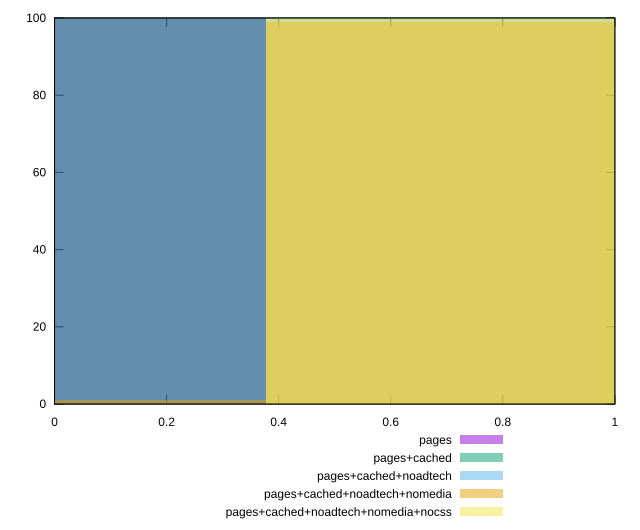

Reproduce this figure in gnuplot.
reset

$pages <<EOF
0 100
EOF

$pagesCached <<EOF
0 100
EOF

$pagesCachedNoadtech <<EOF
0.7564815364822933 100
EOF

$pagesCachedNoadtechNomedia <<EOF
0.7564815364822933 99
0 1
EOF

$pagesCachedNoadtechNomediaNocss <<EOF
0.7564815364822933 100
EOF

set key outside below
set boxwidth 0.7564815364822933
set xrange [0:1]
set yrange [0:100]
set trange [0:100]
set style fill transparent solid 0.5 noborder
set terminal svg size 640, 530 enhanced background rgb 'white'
set output "report_00026_2021-02-22T21:38:55.199Z/max-potential-fid/comparison/histogram/all_score.svg"

plot $pages title "pages" with boxes, \
     $pagesCached title "pages+cached" with boxes, \
     $pagesCachedNoadtech title "pages+cached+noadtech" with boxes, \
     $pagesCachedNoadtechNomedia title "pages+cached+noadtech+nomedia" with boxes, \
     $pagesCachedNoadtechNomediaNocss title "pages+cached+noadtech+nomedia+nocss" with boxes

reset
